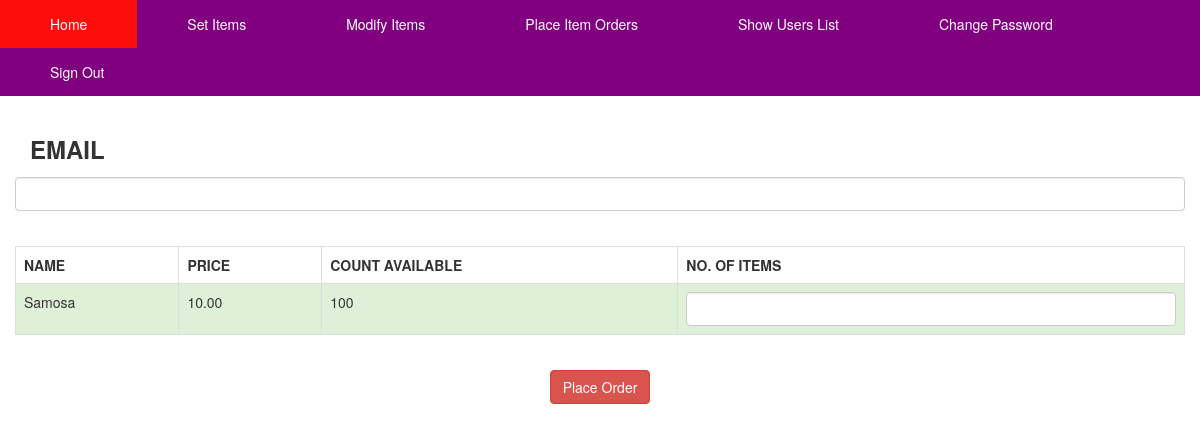
Screenshot of /admin/admin_placeorder.php (signed in) with the database file from the repository.
### tables this page shows
CREATE TABLE `items` (
  `item_code` int(11) NOT NULL,
  `item_name` varchar(40) NOT NULL,
  `price` decimal(7,2) DEFAULT NULL,
  `tt_make` int(11) DEFAULT NULL,
  `availability` enum('0','1') DEFAULT '1',
  `count` int(11) DEFAULT NULL
);

### admin/admin_placeorder.php (the view, shortened to what this page needs)
<?php
	require('header.php');
	$tblcolor = array("success", "danger", "active", "info", "warning");
	$item_qry = "SELECT * FROM items where tt_make=0 and availability='1' and count>0";
	$execute = mysqli_query($link, $item_qry);
	$num = mysqli_num_rows($execute);
?>
<div class = "container">
	<?php $tbi=0; ?>
	<div class="row">
		<form method="post">
			<div class="form-group">
				<br>
				<label class="control-label col-sm-2 col-md-2"><h3><b>EMAIL</b></h3></label>
				<div>
					<input type="text" class="form-control" name="email" value="<?php if(isset($_POST['placeorder']))if($error)echo $email;?>">
				</div>
			</div>
			<br>
			<div class="table-responsive form-group">
			<table class="table table-hover table-bordered">
				<tr class="default">
					<th>NAME</th>
					<th>PRICE</th>
					<th>COUNT AVAILABLE</th>
					<th>NO. OF ITEMS</th>
				</tr>
				<?php
					if($num>0){
						while($result=mysqli_fetch_array($execute)){
				?>
				<tr class="<?php echo $tblcolor[$tbi]; $tbi=($tbi+1)%5; ?>">
					<td><?php echo $result['item_name'];?></td>
					<td><?php echo $result['price']; ?></td>
					<td><?php echo $result['count']; ?></td>
					<td><input type="text" class="form-control" name=<?php echo "'".$result['item_code']."_count'"; ?> id=<?php echo "'".$result['item_code']."_countid'"; ?>></td>
				</tr>
				<?php
						}
					}
				?>
			</table>
			</div>
			<center><input type="submit" class="btn btn-danger" name="placeorder" value="Place Order"></center>
		</form>
	</div>
</div>

### rows the page displays
items: item_name "Samosa", price "10.00", count "100"
